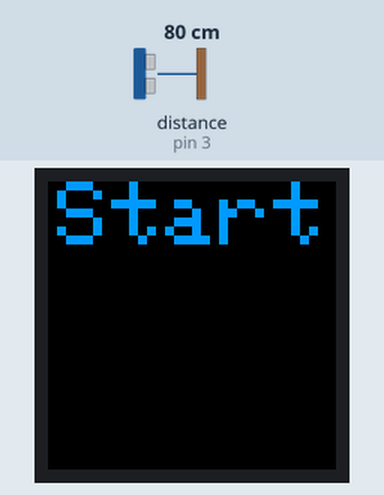
This sketch was run on a simulated Arduino Uno, built with avr-gcc and run on an emulated ATmega328P. Parts: 32×32 colour display. Wiring (inferred from the names in the program): ultrasonic range finder: trigger pin 2; echo pin 3. The inputs (shaded band) are chosen by the test bench; at power-on: distance to the obstacle (sensor on pin 3) 80 cm. The echo pulse lasts 58.3 µs per cm; random numbers use the default seed unless the sketch sets one; what the sketch prints to the serial monitor is not drawn.

Above: at 0.6 s.
2.8 s: distance to the obstacle (sensor on pin 3) set to 17 cm
5.6 s: distance to the obstacle (sensor on pin 3) set to 14 cm
At 7.8 s:
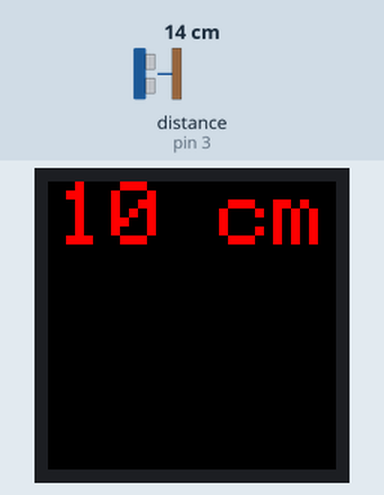
10.2 s: distance to the obstacle (sensor on pin 3) set to 18 cm
At 13.4 s:
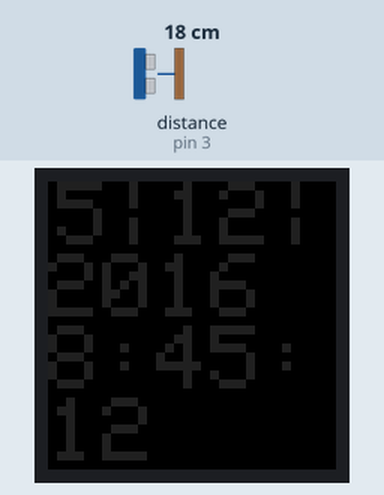
14.1 s: distance to the obstacle (sensor on pin 3) set to 2 cm
At 16.2 s:
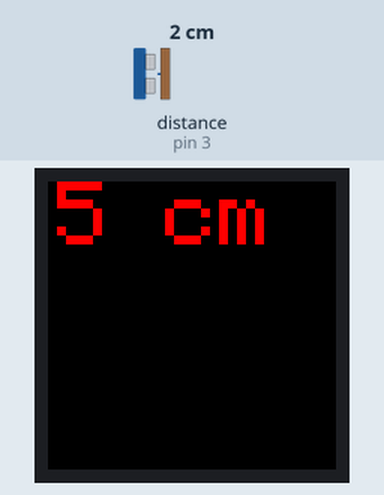
Timing chart, 0 to 17.7 s (numbered marks = the images above; inputs shaded):
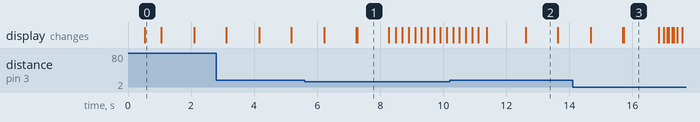

The sketch:

Light_Show.ino
```cpp
// Eric Mei Light Show

#include <Adafruit_GFX.h>   //AdaFruit Core graphics library
#include <RGBmatrixPanel.h> //AdaFruit Hardware-specific library
#include <TimeLib.h> // Arduino Time library
#include <TimeAlarms.h> // Arduino Time library

// Pinout for 32x32 matrix
#define CLK 11
#define OE  9
#define LAT 10
#define A   A0
#define B   A1
#define C   A2
#define D   A3
// Pinout for pingsensor
#define TRIG  2 // Trigger connected to Pin #2
#define ECHO  3 // Echo connected to Pin #3
#define PULSE 5 // Milliseconds high
#define Pause 2 // Pause before pulsing

RGBmatrixPanel matrix(A, B, C, D, CLK, LAT, OE, false);

//random variables
long random_n, random_n1, random_n2;

//ping sensor variables
long unsigned int duration = 0, inches = 0, cm = 0;

void setup() {
 Serial.begin(115200); //Communication Speed for monitor

 //starts the sensor
 pinMode(TRIG, OUTPUT); // Trigger Pin
 pinMode(ECHO, INPUT);  // Echo pin

 randomSeed(analogRead(5));// analog pin not in use, it's to help start with a random number
 // Setting time
 setTime(8,45,0,12,5,16);  //hours, minutes, seconds, days, months, years

 matrix.begin();
 matrix.drawPixel(0, 0, matrix.Color333(7, 7, 7)); // First led is white
 delay(500);
 matrix.fillScreen(matrix.Color333(0, 0, 0)); // Clear screen

 matrix.setCursor(1, 0);    // start at top left, with one pixel of spacing
 matrix.setTextSize(1);     // size 1 == 8 pixels high
 matrix.setTextWrap(false); // Don't wrap at end of line - will do ourselves
 matrix.setTextColor(matrix.Color333(0,4,7));
 matrix.println("Start");
 delay(500); //1/2 sec delay
 matrix.fillScreen(matrix.Color333(0, 0, 0)); //clear screen
}
void loop()
 {
 //Ping sensor loop
 digitalWrite(TRIG, LOW); // Ensure pin is LOW
 delayMicroseconds(Pause); // Pause
 digitalWrite(TRIG, HIGH); // Trigger HIGH
 delayMicroseconds(PULSE); // HIGH Pulse Pause
 digitalWrite(TRIG, LOW); // Trigger LOW
 delayMicroseconds(Pause); // Pause

 // Listen for an echo on ECHO pin
 duration = pulseIn(ECHO, HIGH); // Time signal on echo pin
 Serial.print(" \nDuration = ");
 Serial.println(duration, DEC);

 // Convert the time into a distance
 inches = ((duration / 74) / 2); // Distance in inches
 cm = ((duration / 29) / 2); // Distance in cm
 // Print output into serial monitor
 Serial.print(" \n Distance in inches = ");
 Serial.println(inches, DEC);
 Serial.print(" Distance in cm = ");
 Serial.println(cm, DEC);
 delay(10 * Pause); // Pause before next pulse

 //light Show
 if (cm <= 5) // display light show 1 if object less than 5 inches away
  {
    Serial.print("5 cm away");
    matrix.setTextColor(matrix.Color333(7,0,0));
    matrix.setCursor(1, 0); // start at top left, with one pixel of spacing
    matrix.print("5 cm");
    delay(1000);
    matrix.setTextColor(matrix.Color333(7,0,0));
    matrix.setCursor(1, 0); // start at top left, with one pixel of spacing
    matrix.print("5 cm");
    delay(100);

    //Walking Stick_Man phase 1

    matrix.fillCircle(5, 10, 3, matrix.Color333(1, 1, 1)); //white Head
    //
    matrix.drawLine(5, 13, 5, 20, matrix.Color333(1, 1, 1));//body
    //
    matrix.drawLine(5, 14, 2, 16, matrix.Color333(1, 1, 1));//R_arm
    //
    matrix.drawLine(2, 16, 2, 20, matrix.Color333(1, 1, 1));//R_arm
    //
    matrix.drawLine(5, 13, 6, 16, matrix.Color333(1, 1, 1));//L_arm
    //
    matrix.drawLine(6, 16, 9, 19, matrix.Color333(1, 1, 1));//L_arm
    //
    matrix.drawLine(5, 21, 4, 23, matrix.Color333(1, 1, 1));//R_leg
    //
    matrix.drawLine(4, 23, 3, 29, matrix.Color333(1, 1, 1));//R_leg
    //
    matrix.drawLine(5, 21, 7, 23, matrix.Color333(1, 1, 1));//L_leg
    //
    matrix.drawLine(7, 23, 7, 29, matrix.Color333(1, 1, 1));//L_leg
    delay(100);
    matrix.fillRect(0, 0, 32, 32, matrix.Color333(0, 0, 0)); //clear

    //Walking Stick_Man phase 2

    matrix.fillCircle(5, 10, 3, matrix.Color333(1, 1, 1)); //white Head
    //
    matrix.drawLine(5, 13, 5, 20, matrix.Color333(1, 1, 1));//body
    //
    matrix.drawLine(5, 15, 3, 15, matrix.Color333(1, 1, 1));//R_arm
    //
    matrix.drawLine(3, 15, 6, 20, matrix.Color333(1, 1, 1));//R_arm
    matrix.drawPixel(4, 16, matrix.Color333(0, 0, 0)); //Edit
    matrix.drawPixel(3, 16, matrix.Color333(1, 1, 1)); //Edit
    matrix.drawPixel(3, 15, matrix.Color333(0, 0, 0)); //Edit
    //
    matrix.drawLine(5, 14, 6, 16, matrix.Color333(1, 1, 1));//L_arm
    //
    matrix.drawLine(6, 16, 8, 20, matrix.Color333(1, 1, 1));//L_arm
    //
    matrix.drawLine(5, 21, 7, 23, matrix.Color333(1, 1, 1));//R_leg
    //
    matrix.drawLine(7, 23, 2, 28, matrix.Color333(1, 1, 1));//R_leg
    //
    matrix.drawLine(5, 21, 5, 29, matrix.Color333(1, 1, 1));//L_leg
    //
    delay(100);
    matrix.fillRect(0, 0, 32, 32, matrix.Color333(0, 0, 0)); //clear

    //Walking Stick_Man phase 3

    matrix.fillCircle(5, 10, 3, matrix.Color333(1, 1, 1)); //white Head
    //
    matrix.drawLine(5, 13, 5, 20, matrix.Color333(1, 1, 1));//body
    //
    matrix.drawLine(5, 15, 3, 15, matrix.Color333(1, 1, 1));//R_arm
    matrix.drawPixel(3, 15, matrix.Color333(0, 0, 0)); //Edit
    //
    matrix.drawLine(3, 16, 3, 20, matrix.Color333(1, 1, 1));//R_arm
    //
    matrix.drawLine(5, 13, 6, 16, matrix.Color333(1, 1, 1));//L_arm
    //
    matrix.drawLine(6, 16, 8, 19, matrix.Color333(1, 1, 1));//L_arm
    //
    matrix.drawLine(5, 21, 4, 23, matrix.Color333(1, 1, 1));//R_leg
    //
    matrix.drawLine(4, 23, 3, 28, matrix.Color333(1, 1, 1));//R_leg
    //
    matrix.drawLine(5, 21, 6, 23, matrix.Color333(1, 1, 1));//L_leg
    //
    matrix.drawLine(7, 24, 4, 28, matrix.Color333(1, 1, 1));//L_leg
    delay(100);
    matrix.fillRect(0, 0, 32, 32, matrix.Color333(0, 0, 0)); //clear

    //Walking Stick_Man phase 4

    matrix.fillCircle(5, 10, 3, matrix.Color333(1, 1, 1)); //white Head
    //
    matrix.drawLine(5, 13, 5, 20, matrix.Color333(1, 1, 1));//body
    //
    matrix.drawLine(4, 16, 4, 19, matrix.Color333(1, 1, 1));//R_arm
    //
    matrix.drawLine(5, 15, 7, 20, matrix.Color333(1, 1, 1));//L_arm
    matrix.drawPixel(7, 19, matrix.Color333(0, 0, 0)); //Edit
    //
    matrix.drawLine(5, 21, 4, 23, matrix.Color333(1, 1, 1));//R_leg
    //
    matrix.drawLine(4, 23, 4, 29, matrix.Color333(1, 1, 1));//R_leg
    //
    matrix.drawLine(5, 21, 7, 23, matrix.Color333(1, 1, 1));//L_leg
    //
    matrix.drawLine(7, 23, 7, 27, matrix.Color333(1, 1, 1));//L_leg
    delay(100);
    matrix.fillRect(0, 0, 32, 32, matrix.Color333(0, 0, 0)); //clear
    delay(100);
  }

  else if ( cm > 5 && cm < 15) // circle light show for 5-15 inches away
    {
    matrix.setTextColor(matrix.Color333(7,0,0));
    matrix.setCursor(1, 0); // start at top left, with one pixel of spacing
    matrix.print("10 cm");
    delay(1000);
    random_n = random(7); // to generate random number 0-7 color
    random_n1 = random(7); // to generate random number 0-7 color
    random_n2 = random(7); // to generate random number 0-7 color
    //circle in middle
    matrix.fillCircle(16, 18, 8, matrix.Color333(random_n, random_n1, random_n2));
    delay(200);
    matrix.fillCircle(16, 18, 8, matrix.Color333(random_n1, random_n, random_n2));
    delay(200);
    matrix.fillCircle(16, 18, 8, matrix.Color333(random_n2, random_n1, random_n));
    delay(200);
    // circle around
    matrix.fillCircle(5, 15, 2, matrix.Color333(random_n, random_n2, random_n1));
    delay(200);
    matrix.fillCircle(5, 15, 2, matrix.Color333(0, 0, 0));
    delay(200);
    matrix.fillCircle(6, 22, 2, matrix.Color333(random_n1, 1, 1));
    delay(200);
    matrix.fillCircle(6, 22, 2, matrix.Color333(0, 0, 0));
    delay(200);
    matrix.fillCircle(16, 29, 2, matrix.Color333(0, 1, random_n2));
    delay(200);
    matrix.fillCircle(16, 29, 2, matrix.Color333(0, 0, 0));
    delay(200);
    matrix.fillCircle(26, 22, 2, matrix.Color333(random_n, 1, 1));
    delay(200);
    matrix.fillCircle(26, 22, 2, matrix.Color333(0, 0, 0));
    delay(200);
    matrix.fillCircle(27, 15, 2, matrix.Color333(0, random_n1, 1));
    delay(200);
    matrix.fillCircle(27, 15, 2, matrix.Color333(0, 0, 0));
    delay(200);
    matrix.fillCircle(16, 7, 2, matrix.Color333(random_n1, 0, random_n2));
    delay(200);
    matrix.fillCircle(16, 7, 2, matrix.Color333(0, 0, 0));
    delay(200);
    matrix.fillRect(0, 0, 32, 32, matrix.Color333(0, 0, 0)); //clear
    delay(200);
    }

  else{ // returns to telling time
    //Displays in Serial Monitor
    Serial.print(month()); // this display the month/day/year format
    Serial.print("/");
    Serial.print(day());
    Serial.print("/");
    Serial.println(year());
    Serial.print(hour()); //display time hour:minute:second format
    Serial.print(":");
    Serial.print(minute());
    Serial.print(":");
    Serial.println(second());
    delay(1000); //1 sec delay

    //Display time on 32x32 matrix
    matrix.setCursor(1, 0);    // start at top left, with one pixel of spacing
    matrix.setTextSize(1);     // size 1 == 8 pixels high
    matrix.setTextWrap(true); // Wrap at end of line

    matrix.setTextColor(matrix.Color333(1,1,1)); // White text
    matrix.print(month()); // this display the month/day/year format
    matrix.print('|');
    matrix.print(day());
    matrix.print('|');
    matrix.println(year());
    matrix.print(hour()); //display time hour:minute:second format
    matrix.print(':');
    matrix.print(minute());
    matrix.print(':');
    matrix.println(second());
    delay(1000); //1 sec delay
    matrix.fillScreen(matrix.Color333(0, 0, 0)); //fill screen black*/
  }
 }
```

Measured:
- the behaviour switches between 16 and 15 cm on distance to the obstacle (sensor on pin 3) (found by bisection; images 0 and 1)
- what the display in image 0 shows lasts 0.6 s, from 0.5 s to 1.1 s
- what the display in image 1 shows lasts 1.0 s, from 7.3 s to 8.3 s
